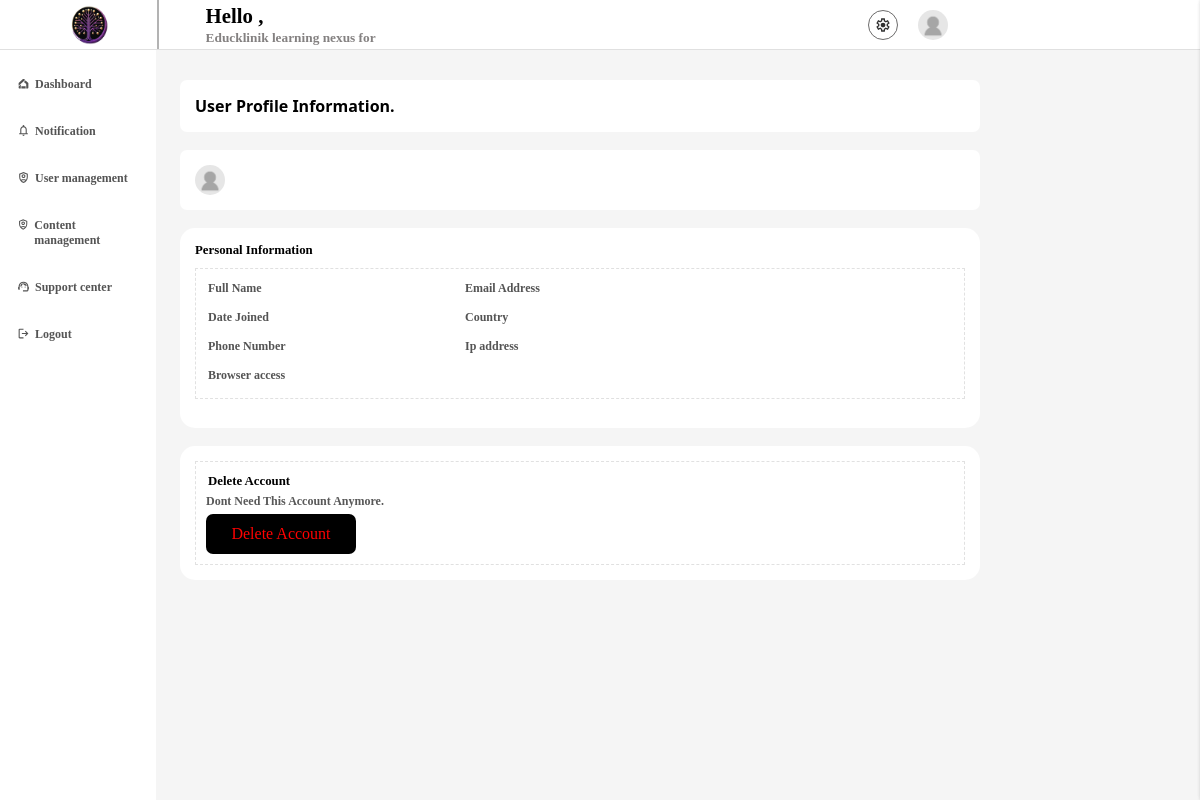
Before: /user_profile/Bqtm1x8mhok with the older database file.
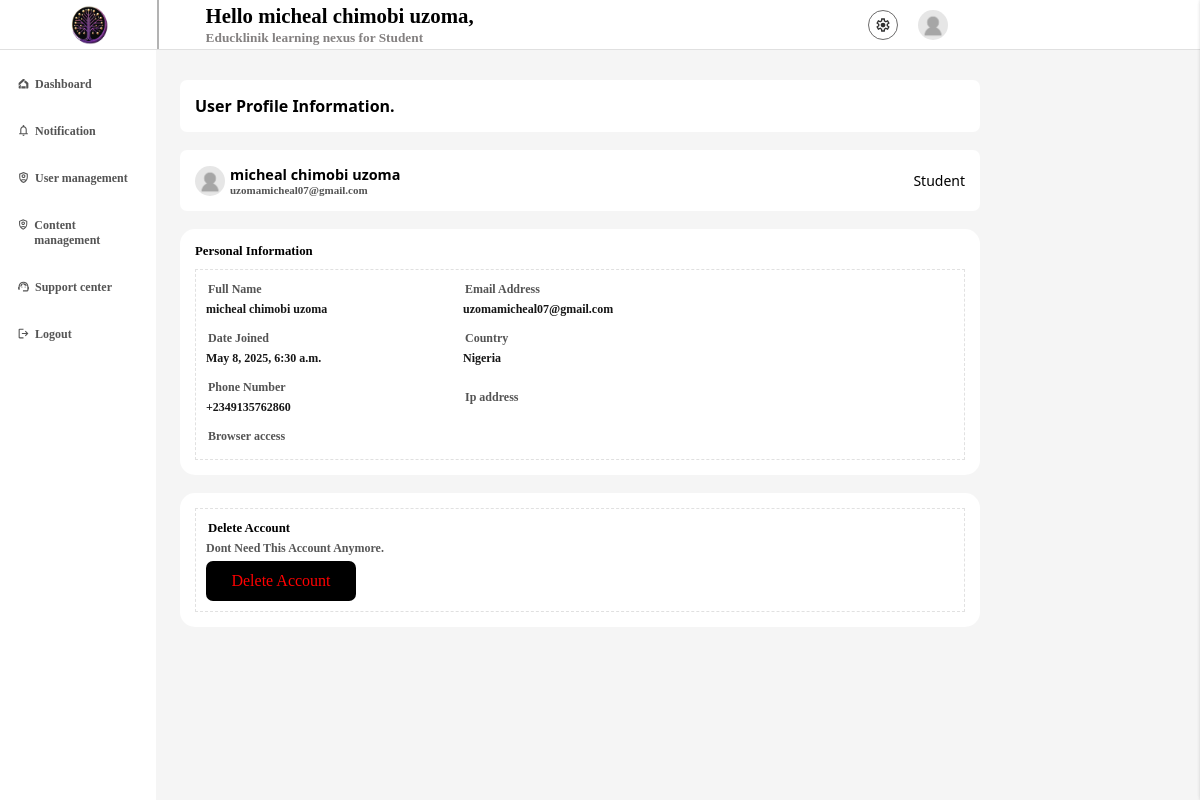
After: the same page with the newer database file.
### eduklinikapp/models.py (models this page shows, shortened)
class profile(models.Model):
    acc_type = [
        ('Student','Student'),
        ('Admin','Admin'),
        ('staff', 'Staff'),
        ('Parent', 'Parent'),
    ]
    user = models.OneToOneField(User, verbose_name='user', on_delete= models.CASCADE)
    is_disabled = models.BooleanField('if this account is disabled', default=False)
    country = models.CharField('user country', null=False, blank=False, max_length=1000)
    Verified = models.BooleanField('if the user is verified', default=False)
    user_token = models.CharField('user token', null=True, blank=True, max_length=200, unique=True)
    phone_number = models.CharField('user mobile number', null=False, blank=False, max_length=50)
    is_edit = models.BooleanField('if the user have edited ', default=False)
    account_type = models.CharField('the account type', null=True, blank=False, max_length=200, choices=acc_type, default='General')
    not_count =  models.BigIntegerField('user notification  count', default=0)
    date_joined = models.DateTimeField('the date time account was created', default=timezone.now)
    ip_adress = models.GenericIPAddressField('user ip adress', null=True, blank=True)
    reset_code = models.CharField('user one time reset code', null=True, blank=True, max_length=100)
    c_code = models.CharField('user country code', null=True, blank=True, max_length=11)
    refer_code = models.CharField('user referial code', null=True, blank=True, unique=True, max_length=100)
    browser = models.CharField('user access browser', null=True, blank=True, max_length=100)
    qr_code = models.ImageField('user qrcode', null=True, blank=True, upload_to='qrcodes')
    cos_count = models.BigIntegerField('course count', default=0)
    quz_count = models.BigIntegerField('quiz counr', default=0)
    profile_pics = models.ForeignKey('pro_image', on_delete=models.CASCADE, null=True, blank=True)
    age = models.IntegerField('user age ', default=0)

### eduklinikapp/profille_view.py (the view)
# urls.py: path('user_profile/<str>', profille_view.ge_profile, name='profiles'),
def ge_profile(request, str):
    pro = models.profile.objects.filter(user_token=str).first()
    context = {
        'user': pro,
    }
    return render(request, 'admin/profiles.html', context=context)

### template/admin/profiles.html (shortened to what this page needs)
{% extends 'base.html' %}
{% load static %}
{% block metadata %}
<link rel="stylesheet" href="{% static 'eduklinikapp/styles/dashboard.css' %}">
{% endblock %}
{% block content %}
{% include 'admin/boards.html' %}
<section class="content">
    <section class="setting_head">
        <h4>
            User Profile Information.
        </h4>
    </section>
    <br>
    <section class="setting_head">
        <div class="user_main">
            <span>
                <img {% if user.profile_pics %} src="{{user.profile_pics.image.url}}" {% else %} src="{% static 'eduklinikapp/images/nouser.png' %}" {% endif %} alt="">
            </span>
            <div class="usermain_text">
                <h4>
                    {{user.user.first_name}}
                </h4>
                <p>
                    {{user.user.email}}
                </p>
            </div>
        </div>
        <div>
            <p class="n">
                {{user.account_type}}
            </p>
        </div>
    </section>
    <br>
    <section class="user_account_sect">
        <h4>
            Personal Information
        </h4>
        <article class="update_user">
            <div class="secter">
                <h4>Full Name</h4>
                <p>{{user.user.first_name}}</p>
            </div>
            <div class="secter">
                <h4>Email Address</h4>
                <p>{{user.user.email}}</p>
            </div>
            <div class="secter">
                <h4>Date Joined</h4>
                <p>{{user.date_joined}}</p>
            </div>
            <div class="secter">
                <h4>Country</h4>
                <p>{{user.country}}</p>
            </div>
            <div class="secter">
                <h4>Phone Number</h4>
                <p>{{user.c_code}}{{user.phone_number}}</p>
            </div>
            <div class="secter">
                <h4>Ip address</h4>
            </div>
            <div class="secter">
                <h4>Browser access</h4>
            </div>
        </article>
    </section>
    <br>
    <section class="user_account_sect" style="min-height: 0px; display:block;">
        <article class="update_user" style="display: block;">
            <h2>
                Delete Account
            </h2>
            <p>
                Dont Need This Account Anymore.
            </p>
            <a href="/user/delete" class="del_btn">
                Delete Account
            </a>
        </article>
    </section>
    <br>
    <br>
</section>
{% endblock %}

### template/admin/boards.html (shortened to what this page needs)
{% extends 'base.html' %}
{% load static %}
{% block content %}
<section class="head">
     <nav class="navagation">
        <div class="logo">
            <span class="img">
                <img src="{% static 'eduklinikapp/images/ed_logo.png' %}" alt="">
            </span>
        </div>
        <aside class="nav_link">
            <div class="user">
                <strong id="tex_port">
                   Hello {{user.user.first_name}},
                </strong> <br>
                <small>
                    Educklinik learning nexus for {{user.account_type}}
                </small>
            </div>
            <div class="user_links">
                <a href="/dashboard/settings/" class="setting">
                </a>
                <a href="/user/profile/" class="user_img">
                    <img {% if user.profile_pics %} src="{{user.profile_pics.image.url}}" {% else %} src="{% static 'eduklinikapp/images/nouser.png' %}" {% endif %} alt="">
                </a>
            </div>
        </aside>
     </nav>
</section>
<main class="main_sect">
    <section class="side_bar">
        <a href="/dashboard" class="link" id="home" style="color: #000; background-color: #0000004b;">
            <span>Dashboard</span>
        </a>
        <br>
        <a href="/notification/" class="link" id="acct">
            <span>Notification</span>
        </a>
        <br>
        <a href="/user_manager/" id="trans" class="link">
            <span>User management</span>
        </a>
        <br>
        <a href="/admin/eduklinikapp/article/" id="trans" class="link">
            <span>Content management</span>
        </a>
        <br>
        <a href="/dashboard/proof-statements/" id="proof" class="link">
            <span>Support center</span>
        </a>
        <br>
        <a href="/" id="proof" class="link">
            <svg xmlns="http://www.w3.org/2000/svg" height="24px" viewBox="0 -960 960 960" width="24px" fill="currentcolor"><path d="M200-120q-33 0-56.5-23.5T120-200v-560q0-33 23.5-56.5T200-840h280v80H200v560h280v80H200Zm440-160-55-58 102-102H360v-80h327L585-622l55-58 200 200-200 200Z"/></svg>
            <span>Logout</span>
        </a>
        <br>
    </main>
    </section>
    {% endblock %}

Changed rows visible on the page:
added profile: user.first_name "micheal chimobi uzoma", account_type "Student", user.email "uzomamicheal07@gmail.com", date_joined "May 8, 2025, 6:30 a.m.", country "Nigeria", c_code "+234", phone_number "9135762860"
